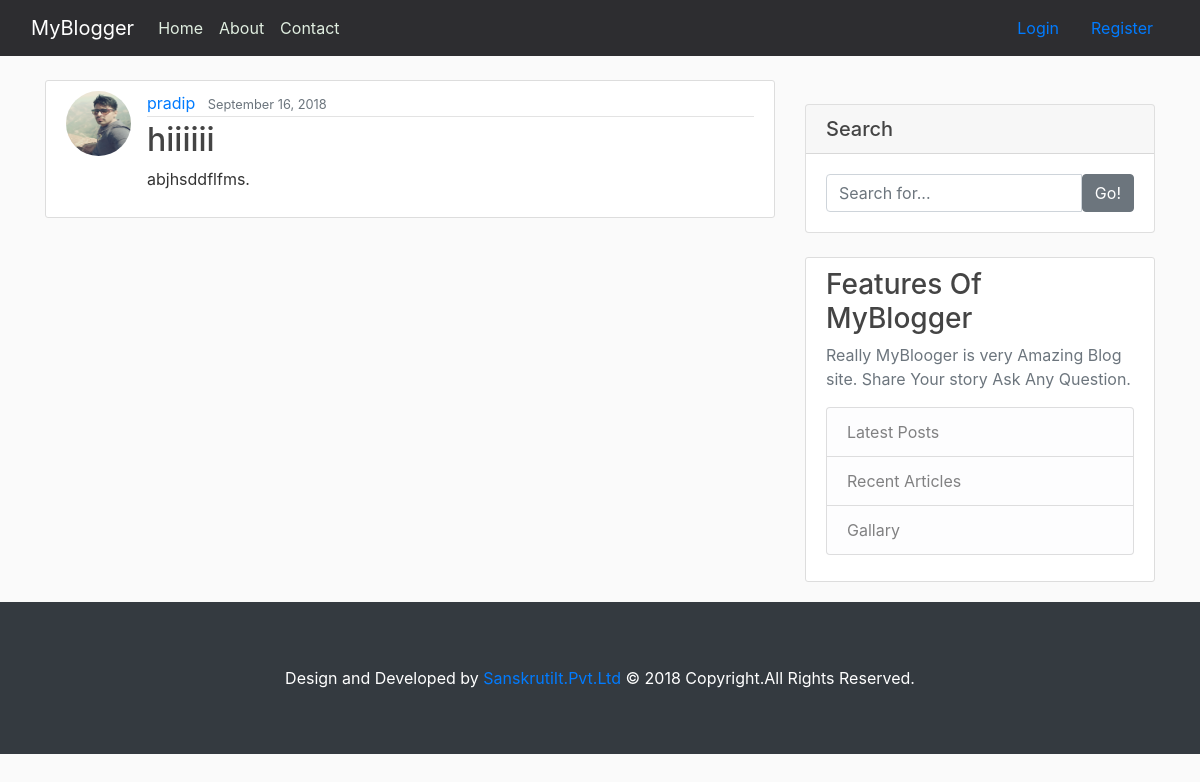
The page /post/10/ on the database its author committed.
### blog/models.py (models this page shows, shortened)
class Post(models.Model):
    title = models.CharField(max_length=100)
    content = models.TextField()
    date_posted = models.DateTimeField(default=timezone.now)
    author = models.ForeignKey(User, on_delete=models.CASCADE)

### users/models.py (models this page shows, shortened)
class Profile(models.Model):
    user = models.OneToOneField(User, on_delete=models.CASCADE)
    image = models.ImageField(default='default.jpg', upload_to='profile_pics')

### blog/views.py (the view)
# urls.py: path('post/<int:pk>/', PostDetailView.as_view(), name='post-detail'),
class PostDetailView(DetailView):
    model = Post

### blog/templates/blog/post_detail.html (shortened to what this page needs)
{% extends "blog/base.html" %}
{% block content %}
  <article class="media content-section">
    <img class="rounded-circle article-img" src="{{ object.author.profile.image.url }}">
    <div class="media-body">
      <div class="article-metadata">
        <a class="mr-2" href="{% url 'user-posts' object.author.username %}">{{ object.author }}</a>
        <small class="text-muted">{{ object.date_posted|date:"F d, Y" }}</small>
      </div>
      <h2 class="article-title">{{ object.title }}</h2>
      <p class="article-content">{{ object.content }}</p>
    </div>
  </article>
{% endblock content %}

### static/css/main.css (style rules this page uses)
body { background: #fafafa; color: #333333; margin-top: 5rem; }
h1, h2, h3, h4, h5, h6 { color: #444444; }
.content-section { background: #ffffff; padding: 10px 20px; border: 1px solid #dddddd; border-radius: 3px; margin-bottom: 20px; }
.article-title { color: #444444; }
.article-content { white-space: pre-line; }
.article-img { height: 65px; width: 65px; margin-right: 16px; }
.article-metadata { padding-bottom: 1px; margin-bottom: 4px; border-bottom: 1px solid #e3e3e3 }

### rows shown on the page
Post: author.profile.image (picture), author "pradip", date_posted "September 16, 2018", title "hiiiiii", content "abjhsddflfms."
